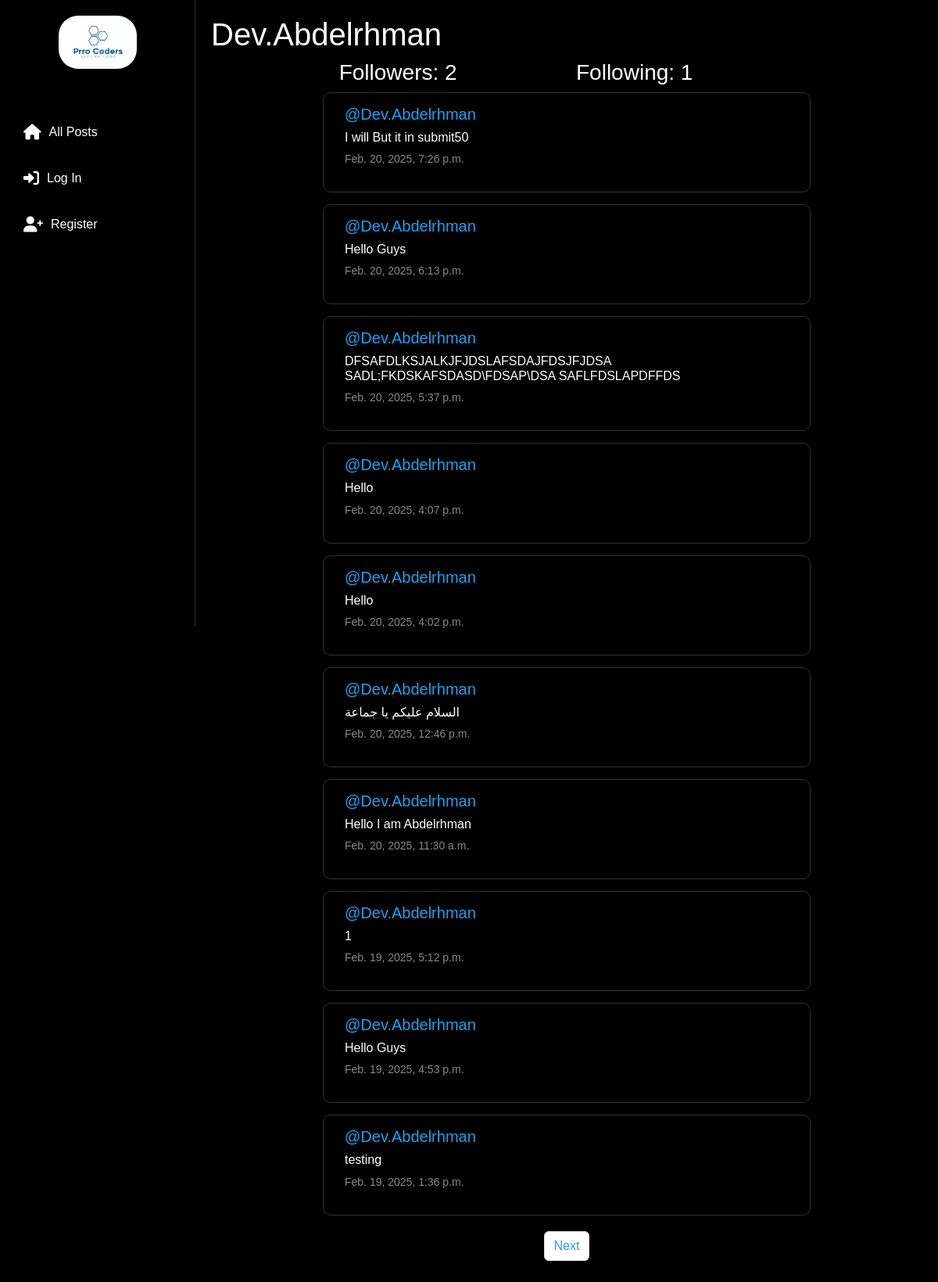
The app's page /profile/1 with its own data.
### network/models.py (models this page shows, shortened)
class User(AbstractUser):
    pass

class Post(models.Model):
    content = models.CharField(max_length=140)
    user = models.ForeignKey(User, on_delete=models.CASCADE, related_name='auther')
    date = models.DateTimeField(auto_now_add=True)

### network/views.py (the view)
# urls.py: path('profile/<int:user_id>', views.profile, name='profile'),
def profile(request, user_id):
    user = User.objects.get(pk=user_id)
    allPosts = Post.objects.filter(user=user).order_by('id').reverse()
    follwers = Follow.objects.filter(user_follower=user)
    follwing = Follow.objects.filter(user=user)
    try:
        checkFollow = follwers.filter(user=User.objects.get(pk=request.user.id))
        if len(checkFollow) != 0:
            isFollwing = True
        else:
            isFollwing= False
    except:
        isFollwing = False
    paginater = Paginator(allPosts, 10)
    page_number = request.GET.get('page')
    posts_of_the_page = paginater.get_page(page_number)
    return render(request, "network/profile.html", {
        'allPosts': allPosts,
        'post_of_the_page': posts_of_the_page,
        'username':user.username,
        'follwing': follwing,
        'follwers': follwers,
        'isFollwing': isFollwing,
        'user_profile':user,
    })

### network/templates/network/profile.html (shortened to what this page needs)
{% extends "network/layout.html" %}
{% block body %}
    <h1>{{username}}</h1>
    <div class="container">
        <div class="row d-flex justify-content-center">
            <h3 class="col-4">Followers: {{follwers.count}}</h3>
            <h3 class="col-4">Following: {{follwing.count}}</h3>
        </div>
    </div>
    <div class="all-posts">
        {% for post in post_of_the_page %}
        <div class="row post ">
            <h5 class="username"><a href="{% url 'profile' post.user.id %}">@{{post.user}}</a></h5>
            <h6>{{post.content}}</h6>
            <p class="date">{{post.date}}</p>
        </div>
        {% endfor %}
        <nav aria-label="Page navigation example">
            <ul class="pagination d-fleex justify-content-center">
                {% if post_of_the_page.has_next %}
                    <li class="page-item"><a class="page-link" href="?page={{post_of_the_page.next_page_number}}">Next</a></li>
                {% endif %}
            </ul>
          </nav>
    </div>
{% endblock %}

### network/static/network/styles.css (style rules this page uses)
body { font-family: Arial, sans-serif; background-color: #000; color: #fff; margin: 0; padding: 0; overflow-x: hidden; }
.all-posts { max-width: 600px; margin: 0 auto; }
.post { background-color: #000; border: 1px solid #333; border-radius: 10px; padding: 15px; margin-bottom: 15px; }
.username a { color: #1DA1F2; text-decoration: none; }
.date { color: #888; font-size: 14px; }
.pagination { display: flex; justify-content: center; margin-top: 20px; }
.page-link { color: #1DA1F2; text-decoration: none; margin: 0 10px; }

### records on screen
User: username "Dev.Abdelrhman"
Post: user "Dev.Abdelrhman", content "I will But it in submit50", date "Feb. 20, 2025, 7:26 p.m."
Post: user "Dev.Abdelrhman", content "Hello Guys", date "Feb. 20, 2025, 6:13 p.m."
Post: user "Dev.Abdelrhman", content "DFSAFDLKSJALKJFJDSLAFSDAJFDSJFJDSA SADL;FKDSKAFSDASD\\FDSAP\\DSA SAFLFDSLAPDFFDS", date "Feb. 20, 2025, 5:37 p.m."
Post: user "Dev.Abdelrhman", content "Hello", date "Feb. 20, 2025, 4:07 p.m."
Post: user "Dev.Abdelrhman", content "Hello", date "Feb. 20, 2025, 4:02 p.m."
Post: user "Dev.Abdelrhman", content "السلام عليكم يا جماعة", date "Feb. 20, 2025, 12:46 p.m."
Post: user "Dev.Abdelrhman", content "Hello I am Abdelrhman", date "Feb. 20, 2025, 11:30 a.m."
Post: user "Dev.Abdelrhman", content "1", date "Feb. 19, 2025, 5:12 p.m."
Post: user "Dev.Abdelrhman", content "Hello Guys", date "Feb. 19, 2025, 4:53 p.m."
Post: user "Dev.Abdelrhman", content "testing", date "Feb. 19, 2025, 1:36 p.m."

### other values on screen
{{ follwers.count }} "2"
{{ follwing.count }} "1"
